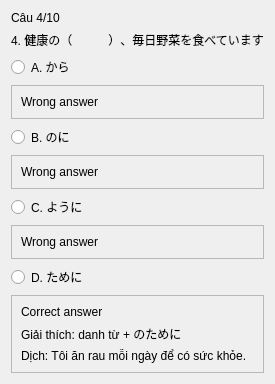
               <widget class="QWidget" name="page_10">
                <layout class="QVBoxLayout" name="verticalLayout_59">
                 <item>
                  <widget class="QLabel" name="label_90">
                   <property name="text">
                    <string>Câu 4/10</string>
                   </property>
                  </widget>
                 </item>
                 <item>
                  <widget class="QLabel" name="label_91">
                   <property name="text">
                    <string>4. 健康の（　　　）、毎日野菜を食べています</string>
                   </property>
                  </widget>
                 </item>
                 <item>
                  <widget class="QRadioButton" name="radioButton_37">
                   <property name="text">
                    <string>A. から</string>
                   </property>
                  </widget>
                 </item>
                 <item>
                  <widget class="QFrame" name="frame_53">
                   <property name="frameShape">
                    <enum>QFrame::StyledPanel</enum>
                   </property>
                   <property name="frameShadow">
                    <enum>QFrame::Raised</enum>
                   </property>
                   <layout class="QVBoxLayout" name="verticalLayout_60">
                    <item>
                     <widget class="QLabel" name="label_115">
                      <property name="text">
                       <string>Wrong answer</string>
                      </property>
                     </widget>
                    </item>
                   </layout>
                  </widget>
                 </item>
                 <item>
                  <widget class="QRadioButton" name="radioButton_38">
                   <property name="text">
                    <string>B. のに</string>
                   </property>
                  </widget>
                 </item>
                 <item>
                  <widget class="QFrame" name="frame_54">
                   <property name="frameShape">
                    <enum>QFrame::StyledPanel</enum>
                   </property>
                   <property name="frameShadow">
                    <enum>QFrame::Raised</enum>
                   </property>
                   <layout class="QVBoxLayout" name="verticalLayout_61">
                    <item>
                     <widget class="QLabel" name="label_114">
                      <property name="text">
                       <string>Wrong answer</string>
                      </property>
                     </widget>
                    </item>
                   </layout>
                  </widget>
                 </item>
                 <item>
                  <widget class="QRadioButton" name="radioButton_39">
                   <property name="text">
                    <string>C. ように</string>
                   </property>
                  </widget>
                 </item>
                 <item>
                  <widget class="QFrame" name="frame_55">
                   <property name="frameShape">
                    <enum>QFrame::StyledPanel</enum>
                   </property>
                   <property name="frameShadow">
                    <enum>QFrame::Raised</enum>
                   </property>
                   <layout class="QVBoxLayout" name="verticalLayout_62">
                    <item>
                     <widget class="QLabel" name="label_113">
                      <property name="text">
                       <string>Wrong answer</string>
                      </property>
                     </widget>
                    </item>
                   </layout>
                  </widget>
                 </item>
                 <item>
                  <widget class="QRadioButton" name="radioButton_40">
                   <property name="text">
                    <string>D. ために</string>
                   </property>
                  </widget>
                 </item>
                 <item>
                  <widget class="QFrame" name="frame_56">
                   <property name="frameShape">
                    <enum>QFrame::StyledPanel</enum>
                   </property>
                   <property name="frameShadow">
                    <enum>QFrame::Raised</enum>
                   </property>
                   <layout class="QVBoxLayout" name="verticalLayout_63">
                    <item>
                     <widget class="QLabel" name="label_111">
                      <property name="text">
                       <string>Correct answer</string>
                      </property>
                     </widget>
                    </item>
                    <item>
                     <widget class="QLabel" name="label_110">
                      <property name="text">
                       <string>Giải thích: danh từ + のために</string>
                      </property>
                     </widget>
                    </item>
                    <item>
                     <widget class="QLabel" name="label_112">
                      <property name="text">
                       <string>Dịch: Tôi ăn rau mỗi ngày để có sức khỏe.</string>
                      </property>
                     </widget>
                    </item>
                   </layout>
                  </widget>
                 </item>
                </layout>
               </widget>
